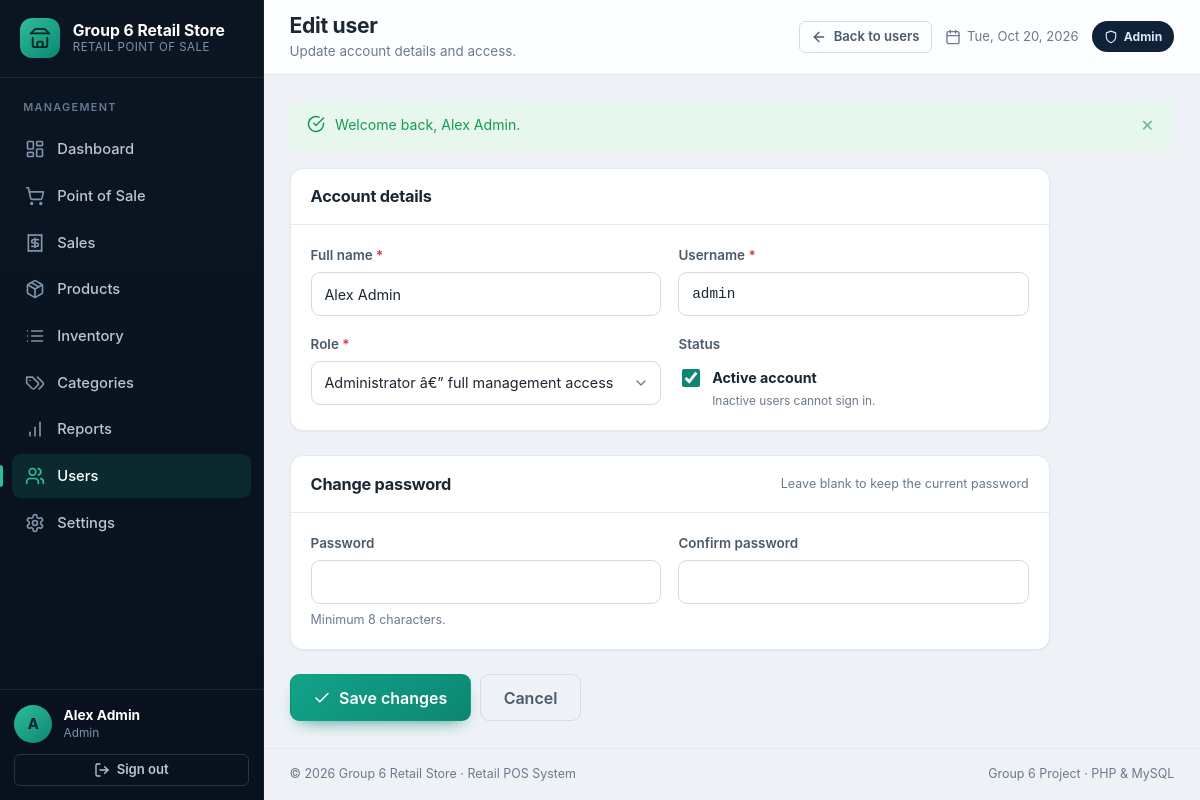
/admin/user_form.php?id=1 (signed in), run on the app's committed database.
### tables this page shows
CREATE TABLE `users` (
  `id`            BIGINT UNSIGNED NOT NULL AUTO_INCREMENT,
  `name`          VARCHAR(100)    NOT NULL,
  `username`      VARCHAR(50)     NOT NULL,
  `email`         VARCHAR(150)    DEFAULT NULL,
  `password_hash` VARCHAR(255)    NOT NULL COMMENT 'password_hash() / bcrypt output',
  `role`          ENUM('admin','cashier') NOT NULL DEFAULT 'cashier',
  `status`        TINYINT(1)      NOT NULL DEFAULT 1 COMMENT '1 = active, 0 = inactive',
  `last_login_at` DATETIME        DEFAULT NULL,
  `created_at`    TIMESTAMP       NOT NULL DEFAULT CURRENT_TIMESTAMP,
  `updated_at`    TIMESTAMP       NOT NULL DEFAULT CURRENT_TIMESTAMP ON UPDATE CURRENT_TIMESTAMP,
  PRIMARY KEY (`id`),
  UNIQUE KEY `uq_users_username` (`username`),
  UNIQUE KEY `uq_users_email` (`email`),
  KEY `idx_users_role_status` (`role`, `status`)
);

### includes/functions.php (called while the page is built, shortened)
<?php
function e($value): string
{
    return htmlspecialchars((string) ($value ?? ''), ENT_QUOTES | ENT_SUBSTITUTE, 'UTF-8');
}
function url(string $path = ''): string
{
    $path = ltrim($path, '/');
    return APP_BASE . ($path === '' ? '' : '/' . $path);
}
function asset(string $path): string
{
    return url('assets/' . ltrim($path, '/'));
}
function get(string $key, $default = null)
{
    return is_string($_GET[$key]) ? trim($_GET[$key]) : $_GET[$key];
}

### config/database.php (called while the page is built, shortened)
<?php
function db(): PDO
{
    static $pdo = null;
    if ($pdo instanceof PDO) {
        return $pdo;
    }
    $dsn = sprintf(
        'mysql:host=%s;port=%s;dbname=%s;charset=%s',
        DB_HOST,
        DB_PORT,
        DB_NAME,
        DB_CHARSET
    );
    try {
        $pdo = new PDO($dsn, DB_USER, DB_PASS, [
            PDO::ATTR_ERRMODE            => PDO::ERRMODE_EXCEPTION,
            PDO::ATTR_DEFAULT_FETCH_MODE => PDO::FETCH_ASSOC,
            PDO::ATTR_EMULATE_PREPARES   => false,
        ]);
    } catch (PDOException $e) {
        error_log('Database connection failed: ' . $e->getMessage());
        http_response_code(500);
        if (APP_DEBUG) {
            exit('Database connection failed: ' . $e->getMessage());
        }
        exit('Database connection failed. Please check your configuration.');
    }
    return $pdo;
}

### includes/settings.php (called while the page is built, shortened)
<?php
function settings(): array
{
    if (isset($GLOBALS['__settings_cache'])) {
        return $GLOBALS['__settings_cache'];
    }
    $cache = [];
    try {
        foreach (db()->query('SELECT setting_key, setting_value FROM settings') as $row) {
            $cache[$row['setting_key']] = $row['setting_value'];
        }
    } catch (PDOException $e) {
        error_log('Unable to load settings: ' . $e->getMessage());
        $cache = [];
    }
    return $cache;
}
function setting(string $key, $default = null)
{
    $all = settings();
    return array_key_exists($key, $all) && $all[$key] !== null && $all[$key] !== ''
        ? $all[$key]
        : $default;
}

### includes/auth.php (called while the page is built, shortened)
<?php
function current_user(): ?array
{
    static $user = null;
    static $resolved = false;
    if ($resolved) {
        return $user;
    }
    $resolved = true;
    $id = $_SESSION['user_id'] ?? null;
    $stmt = db()->prepare('SELECT * FROM users WHERE id = ? LIMIT 1');
    $stmt->execute([$id]);
    $row = $stmt->fetch();
    return $user = $row;
}
function require_login(): array
{
    $user = current_user();
    return $user;
}
function require_admin(): array
{
    $user = require_login();
    return $user;
}

### admin/user_form.php (the view, shortened to what this page needs)
<?php
$user = require_admin();
$pdo  = db();
$id      = (int) get('id', 0);
$editing = $id > 0;
$account = [
    'username'  => '',
    'name' => '',
    'role'      => 'cashier',
    'status' => 1,
];
if ($editing) {
    $stmt = $pdo->prepare('SELECT * FROM users WHERE id = ?');
    $stmt->execute([$id]);
    $found = $stmt->fetch();
    $account = $found;
}
$_page_title    = $editing ? 'Edit user' : 'Add user';
$_page_subtitle = $editing ? 'Update account details and access.' : 'Create a new administrator or cashier account.';
$_active_nav    = 'users';
$_page_actions  = '<a class="btn btn--ghost btn--sm" href="' . e(url('admin/users.php')) . '">' . icon('arrow-left', 'icon', 16) . ' Back to users</a>';
require __DIR__ . '/../includes/header.php';
?>
<form method="post" action="<?= e(url('admin/user_form.php' . ($editing ? '?id=' . $id : ''))) ?>" novalidate style="max-width:760px">
    <div class="card mb-3">
        <header class="card__header"><h2>Account details</h2></header>
        <div class="card__body form-grid form-grid--2">
            <label class="field">
                <span class="field__label">Full name <span class="req">*</span></span>
                <input class="input <?= isset($errors['name']) ? 'is-invalid' : '' ?>" type="text" name="name" value="<?= e($account['name']) ?>" maxlength="100" required>
            </label>
            <label class="field">
                <span class="field__label">Username <span class="req">*</span></span>
                <input class="input mono <?= isset($errors['username']) ? 'is-invalid' : '' ?>" type="text" name="username" value="<?= e($account['username']) ?>" maxlength="50" autocomplete="off" required>
            </label>
            <label class="field">
                <span class="field__label">Role <span class="req">*</span></span>
                <select class="select <?= isset($errors['role']) ? 'is-invalid' : '' ?>" name="role">
                    <option value="admin" <?= $account['role'] === 'admin' ? 'selected' : '' ?>>Administrator â€” full management access</option>
                </select>
            </label>
            <div class="field">
                <span class="field__label">Status</span>
                <label class="check" style="padding-top:.4rem">
                    <input type="checkbox" name="status" value="1" <?= (int) $account['status'] === 1 ? 'checked' : '' ?>>
                    <span class="check__text"><strong>Active account</strong><small>Inactive users cannot sign in.</small></span>
                </label>
            </div>
        </div>
    </div>
    <div class="card mb-3">
        <header class="card__header">
            <h2><?= $editing ? 'Change password' : 'Set password' ?></h2>
            <?php if ($editing): ?><small class="ml-auto text-muted">Leave blank to keep the current password</small><?php endif; ?>
        </header>
        <div class="card__body form-grid form-grid--2">
            <label class="field">
                <span class="field__label">Password <?= $editing ? '' : '<span class="req">*</span>' ?></span>
                <input class="input <?= isset($errors['password']) ? 'is-invalid' : '' ?>" type="password" name="password" autocomplete="new-password" <?= $editing ? '' : 'required' ?>>
                <?php if (isset($errors['password'])): ?><span class="field__error"><?= icon('alert-circle', 'icon', 14) ?><?= e($errors['password']) ?></span><?php else: ?><span class="field__hint">Minimum 8 characters.</span><?php endif; ?>
            </label>
            <label class="field">
                <span class="field__label">Confirm password</span>
                <input class="input <?= isset($errors['password_confirm']) ? 'is-invalid' : '' ?>" type="password" name="password_confirm" autocomplete="new-password">
            </label>
        </div>
    </div>
    <div class="flex gap-sm">
        <button type="submit" class="btn btn--primary btn--lg"><?= icon('check', 'icon', 18) ?> <?= $editing ? 'Save changes' : 'Create user' ?></button>
        <a class="btn btn--ghost btn--lg" href="<?= e(url('admin/users.php')) ?>">Cancel</a>
    </div>
</form>
<?php require __DIR__ . '/../includes/footer.php'; ?>

### includes/header.php (shortened to what this page needs)
<?php
$__user     = current_user();
$__title    = $_page_title ?? 'Dashboard';
$__subtitle = $_page_subtitle ?? '';
$__active   = $_active_nav ?? '';
$__actions  = $_page_actions ?? '';
$__body     = $_body_class ?? '';
$__store    = setting('store_name', 'Group 6 Retail');
$__nav = [];
if ($__user && $__user['role'] === 'admin') {
    $__nav = [
        ['key' => 'dashboard', 'label' => 'Dashboard',  'href' => 'admin/dashboard.php', 'icon' => 'dashboard'],
        ['key' => 'pos',       'label' => 'Point of Sale', 'href' => 'cashier/pos.php', 'icon' => 'cart'],
        ['key' => 'sales',     'label' => 'Sales',      'href' => 'admin/sales.php', 'icon' => 'receipt'],
        ['key' => 'products',  'label' => 'Products',   'href' => 'admin/products.php', 'icon' => 'package'],
        ['key' => 'inventory', 'label' => 'Inventory',  'href' => 'admin/inventory.php', 'icon' => 'list'],
        ['key' => 'categories','label' => 'Categories', 'href' => 'admin/categories.php', 'icon' => 'tags'],
        ['key' => 'reports',   'label' => 'Reports',    'href' => 'admin/reports.php', 'icon' => 'chart'],
        ['key' => 'users',     'label' => 'Users',      'href' => 'admin/users.php', 'icon' => 'users'],
        ['key' => 'settings',  'label' => 'Settings',   'href' => 'admin/settings.php', 'icon' => 'settings'],
    ];
} elseif ($__user) {
    $__nav = [
        ['key' => 'pos',   'label' => 'Point of Sale', 'href' => 'cashier/pos.php', 'icon' => 'cart'],
        ['key' => 'sales', 'label' => 'My Sales',      'href' => 'admin/sales.php', 'icon' => 'receipt'],
    ];
}
?>
<!DOCTYPE html>
<html lang="en">
<head>
    <link rel="stylesheet" href="<?= e(asset('css/style.css')) ?>">
</head>
<body class="<?= e($__body) ?>">
<div class="app-shell" id="appShell">
    <?php require __DIR__ . '/sidebar.php'; ?>
    <div class="app-main">
        <header class="topbar">
            <div class="topbar__heading">
                <h1 class="topbar__title"><?= e($__title) ?></h1>
                <?php if ($__subtitle !== ''): ?>
                    <p class="topbar__subtitle"><?= e($__subtitle) ?></p>
                <?php endif; ?>
            </div>
            <div class="topbar__actions">
                <?= $__actions ?>
                <span class="topbar__date"><?= icon('calendar', 'icon', 16) ?> <span><?= e(date('D, M j, Y')) ?></span></span>
                <span class="role-badge role-badge--<?= e($__user['role'] ?? 'cashier') ?>">
                    <?= icon($__user && $__user['role'] === 'admin' ? 'shield' : 'user', 'icon', 14) ?>
                    <?= e(ucfirst($__user['role'] ?? '')) ?>
                </span>
            </div>
        </header>
        <main class="content" id="main-content">

### includes/sidebar.php (shortened to what this page needs)
<aside class="sidebar" id="sidebar">
    <div class="sidebar__brand">
        <span class="brand__mark"><?= icon('store', 'icon', 22) ?></span>
        <span class="brand__text">
            <strong><?= e($__store) ?></strong>
            <small>Retail Point of Sale</small>
        </span>
    </div>
    <nav class="sidebar__nav" aria-label="Main navigation">
        <p class="sidebar__section-label"><?= $__user && $__user['role'] === 'admin' ? 'Management' : 'Workspace' ?></p>
        <?php foreach ($__nav as $item): ?>
            <a class="nav-item<?= $__active === $item['key'] ? ' is-active' : '' ?>"
               href="<?= e(url($item['href'])) ?>"
               <?= $__active === $item['key'] ? 'aria-current="page"' : '' ?>>
                <?= icon($item['icon'], 'nav-item__icon', 20) ?>
                <span><?= e($item['label']) ?></span>
            </a>
        <?php endforeach; ?>
    </nav>
    <div class="sidebar__footer">
        <div class="sidebar__user">
            <span class="avatar"><?= e(strtoupper(substr($__user['name'] ?? 'U', 0, 1))) ?></span>
            <span class="sidebar__user-info">
                <strong><?= e($__user['name'] ?? '') ?></strong>
                <small><?= e(ucfirst($__user['role'] ?? '')) ?></small>
            </span>
        </div>
        <form method="post" action="<?= e(url('logout.php')) ?>">
            <button type="submit" class="btn btn--ghost btn--block btn--sm">
                <?= icon('logout', 'icon', 16) ?> Sign out
            </button>
        </form>
    </div>
</aside>

### data on the page
users: name "A", name "Alex Admin", role "Admin", username "admin", role "Administrator â€” full management access", status "☑"

### other printed values
$__store "Group 6 Retail Store"
$item['label'] "Dashboard"
$item['label'] "Point of Sale"
$item['label'] "Sales"
$item['label'] "Products"
$item['label'] "Inventory"
$item['label'] "Categories"
$item['label'] "Reports"
$item['label'] "Users"
$item['label'] "Settings"
$__title "Edit user"
$__subtitle "Update account details and access."
$f['message'] "Welcome back, Alex Admin."
setting('store_name', 'Group 6 Retail') "Group 6 Retail Store"
